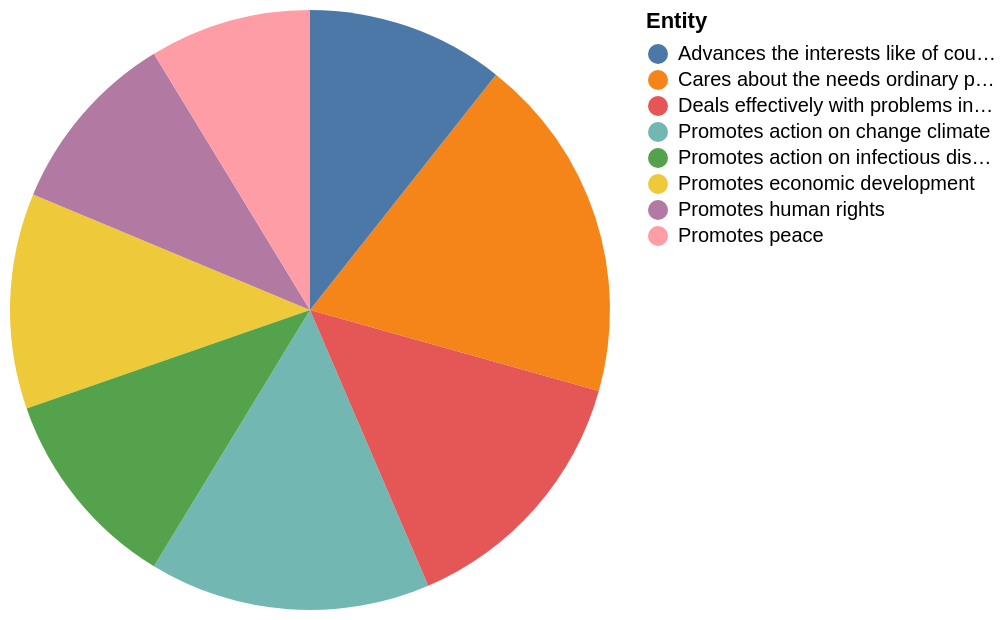

Vega-Lite specification for this chart:
### Vega-Lite specification from a JSON file in a GitHub repository (floating-point values rounded to 4 significant figures)
{"$schema": "https://vega.github.io/schema/vega-lite/v5.json", "description": "Pie chart auto-generated from CSV", "data": {"values": [{"Entity": "Cares about the needs ordinary people of", "No": "58", "Yes": "38"}, {"Entity": "Promotes action on change climate", "No": "47", "Yes": "46"}, {"Entity": "Deals effectively with problems international", "No": "44", "Yes": "50"}, {"Entity": "Promotes economic development", "No": "36", "Yes": "58"}, {"Entity": "Promotes action on infectious diseases like coronavirus", "No": "34", "Yes": "59"}, {"Entity": "Advances the interests like of countries fours", "No": "33", "Yes": "60"}, {"Entity": "Promotes human rights", "No": "31", "Yes": "66"}, {"Entity": "Promotes peace", "No": "27", "Yes": "68"}]}, "mark": "arc", "encoding": {"theta": {"field": "No", "type": "quantitative"}, "color": {"field": "Entity", "type": "nominal"}}}
